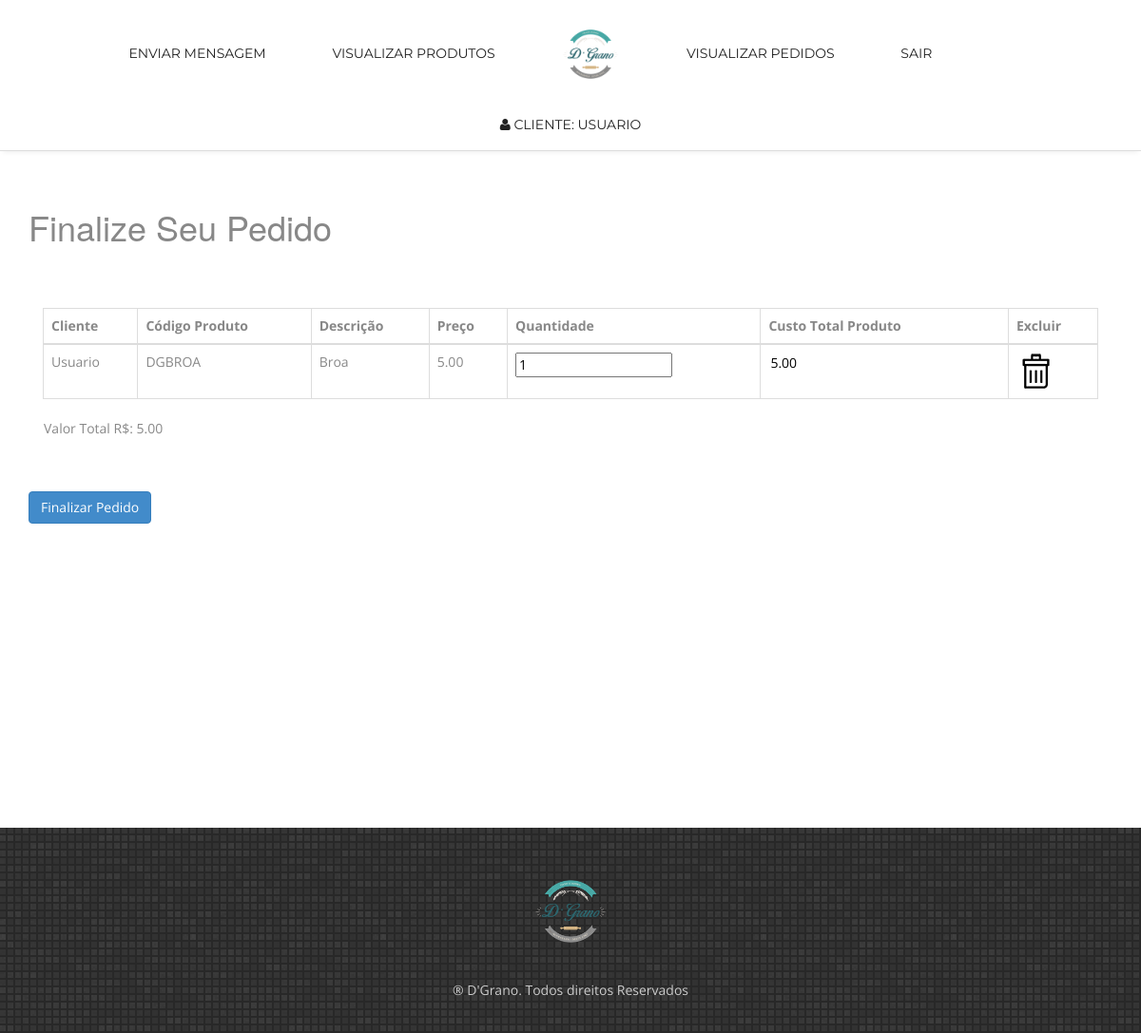
Screenshot of /finalizar_pedido.php (signed in) with the database file from the repository.
### tables this page shows
CREATE TABLE `cadastro` (
  `id` int(11) NOT NULL AUTO_INCREMENT,
  `nome` varchar(40) DEFAULT NULL,
  `email` varchar(30) DEFAULT NULL,
  `usuario` varchar(30) DEFAULT NULL,
  `senha` varchar(30) DEFAULT NULL,
  `nivel_acesso` tinyint(1) DEFAULT NULL,
  PRIMARY KEY (`id`)
);

CREATE TABLE `pedido` (
  `id` int(11) NOT NULL AUTO_INCREMENT,
  `cliente` varchar(30) DEFAULT NULL,
  `data_venda` date DEFAULT NULL,
  `codigo` varchar(10) DEFAULT NULL,
  `descricao` varchar(30) DEFAULT NULL,
  `preco_venda` decimal(10,2) DEFAULT NULL,
  `quantidade` int(11) DEFAULT NULL,
  `custo_total` decimal(10,2) DEFAULT NULL,
  `status` varchar(3) DEFAULT NULL,
  PRIMARY KEY (`id`)
);

### finalizar_pedido.php (the view, shortened to what this page needs)
<!doctype html>
<html>
    <head>
    <link href="css/bootstrap.css" rel="stylesheet" type="text/css">
    <link href="css/style.css" rel="stylesheet" type="text/css">
    <link href="css/font-awesome.css" rel="stylesheet" type="text/css">
    <link href="css/responsive.css" rel="stylesheet" type="text/css">
    <link href="css/animate.css" rel="stylesheet" type="text/css">
</head>
<body>
<?php
    $secao_usuario = $_SESSION['usuario'];
?>
<nav class="main-nav-outer" id="test">
	<div class="container">
        <ul class="main-nav">
            <li><a href="contato_cliente.php">Enviar Mensagem</a></li>
            <li><a href="visualizar_produtos.php">Visualizar Produtos</a></li>
            <li class="small-logo"><a href="menu_cliente.php"><img src="img/d-grano.png" style="width:60px;" alt=""></a></li>
            <li><a href="visualizar_pedidos.php">Visualizar Pedidos</a></li>
            <li><a href="logoff.php">Sair</a></li>
            <li><a href="">    </a></li>
            <?php
            include ("conexao.php");
            $sql = "SELECT * FROM cadastro WHERE usuario = '$secao_usuario'";
            $result = $conn->query($sql);
            if ($result->num_rows > 0) {
                while($row = $result->fetch_assoc()) {	?>
            <li><a href="" title="Alterar Cadastro" data-toggle="modal" data-target="#exampleModal" data-whatever="<?php echo $row['id']; ?>" data-whatevernome="<?php echo $row['nome']; ?>"  data-whateveremail="<?php echo $row['email']; ?>" data-whateverusuario="<?php echo $row['usuario']; ?>" data-whateversenha="<?php echo $row['senha']; ?>"><i class="fa-user"></i> Cliente: <?php  echo $secao_usuario; ?></a></li>
                <?php } ?>
            <?php } ?>
        </ul>
    </div>
</nav>
        <br><br>
        <div class="container">
            <h1>Finalize Seu Pedido</h1>
            <br><br>
            <form method="POST" action="salvar_finalizar_pedido.php" class="">
                    <div class="panel-body">
                        <div class="table-responsive">
                            <table class="table  table-bordered table-hover">
                                <thead>
                                    <tr>
                                        <th>Cliente</th>
                                        <th>Código Produto</th>
                                        <th>Descrição</th>
                                        <th>Preço</th>
                                        <th>Quantidade</th>
                                        <th>Custo Total Produto</th>
                                        <th>Excluir</th>
                                    </tr>
                                </thead>
                                <tbody>
                                    <?php
                                        $sql = "SELECT * FROM pedido WHERE status = ' ' AND cliente = '$secao_usuario' ORDER BY id";
                                        $result = $conn->query($sql);
                                        if ($result->num_rows > 0) {
                                            while($row = $result->fetch_assoc()) {
                                                    echo'<tr>';
                                                        echo '<td>' . $row['cliente'] . '</td>';
                                                        echo '<td>' . $row['codigo'] . '</td>';
                                                        echo '<td>' . $row['descricao'] . '</td>';
                                                        echo '<td>' . $row['preco_venda'] . '</td>';
                                                        echo '<td><input type="text" id="quantidade" name="quantidade[]" value="1" autofocus special="quantity"></td>';
                                                        echo '<td><input type="text" id="custo_total" name="custo_total[]" style="border:none;" readonly></td>';
                                                        echo '<form action="" enctype="multipart/form-data" method="post">';
                                                        echo '<td><input type="submit" name="deletar" class="myButton" value="" title="Excluir"></td>';
                                                        echo '</form>';
                                                    echo '</tr>';
                                                }
                                        }
                                    ?>
                                </tbody>
                            </table>
                            <table>
                                <tr>
                                    <td>
                                        Valor Total R$: <span id="PrintSoma">0.00</span>
                                    </td>
                                </tr>
                            </table>
                        </div>
                        <br><br>
                </div>
                <input type="submit" class="btn btn-primary" value="Finalizar Pedido" id="finalizar" name="finalizar">
            </form>
            <br><br><br><br><br><br><br><br><br><br><br><br><br><br><br><br><br>
        </div>
<footer class="footer">
    <div class="container">
        <div class="footer-logo"><a href="#"><img src="img/d-grano.png" style="width:80px;" alt=""></a></div>
        <span class="copyright">&reg; D'Grano. Todos direitos Reservados</span>
    </div>
</footer>
</body>
</html>

### css/style.css (style rules this page uses)
img { max-width:100%; }
a, a:hover, a:active { outline:0px !important }
body { background:#fff; font-family: 'Open Sans', sans-serif; font-size:14px; font-weight:normal; color:#888888; }
.main-nav-outer { padding:0px; border-bottom:1px solid #dddddd; box-shadow:0 4px 5px -3px #ececec; position:relative; background:#fff; }
.main-nav { text-align:center; margin:10px 0 0px; padding:0; list-style:none; }
.main-nav li { display:inline; margin:0 1px; }
.main-nav li a { display:inline-block; color:#222222; text-transform:uppercase; font-family: 'Montserrat', sans-serif; text-decoration: none; line-height:20px; margin:17px 32px; transition:all 0.3s ease-in-out; -moz-transition:all 0.3s ease-in-out; -webkit-transition:all 0.3s ease-in-out; }
.small-logo { padding:0 1px; }
.footer { background:url(../img/pw_maze_black_2X.png) left top repeat; padding:35px 0 35px; }
.footer-logo { margin:15px auto 35px; width: 76px; }
.copyright, .credits { color:#cccccc; font-size:14px; display:block; text-align:center; }

### css/responsive.css (style rules this page uses)
@media only screen and (min-width: 992px) { .main-nav { display:block !important; } }

### finalizar_pedido.php (style rules this page uses)
.myButton { background:url(img/trash.png) no-repeat; cursor:pointer; width: 40px; height: 40px; border: none; }

### rows the page displays
pedido: cliente "Usuario", codigo "DGBROA", descricao "Broa", preco_venda "5.00"
